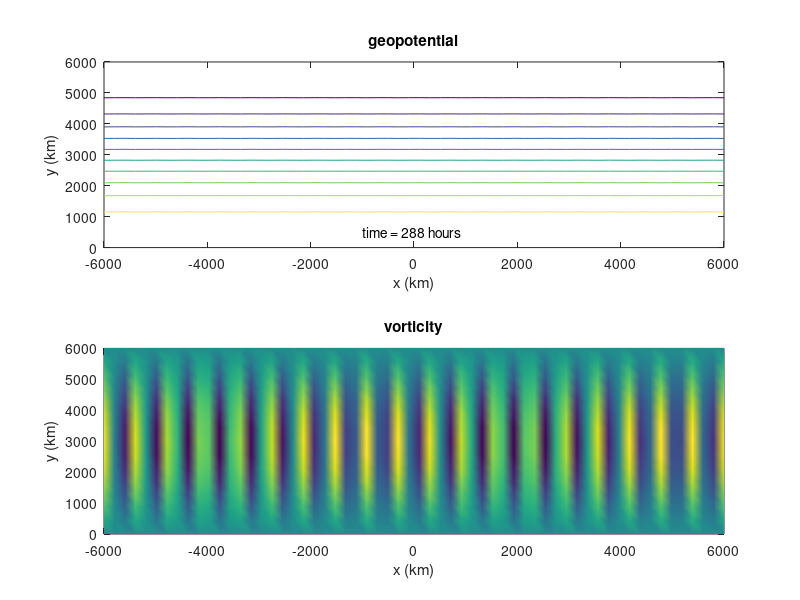

Recreate this plot in MATLAB.
% MATLAB file:  rossby_wave_1.m
% This program illustrates the dependence of phase velocity on 
% zonal wavelength for a single zonal harmonic barotropic Rossby
% wave on a midlatitude beta=plane.
% Contour plot routine gives streamfunction and velocity vector.
% See section 7.7 in Introduction to Dynamic Meteorology.
% This version has y-dependent wave fields  
%  (Distances are in units of km).
close all
clear all
% first define the grid points on which fields are computed:
xx = linspace(-6000,6000,60);       % 60 gridpoints in x   
yy = linspace( 0,6000,15);          % 15 gridpoints in y
[x,y] = meshgrid(xx,yy);            % Sets matrix for grid system in x and y
cor = 2*7.292e-5*sin(pi/4);
beta = 2*7.292e-5*cos(pi/4)/6.37e6; % beta a 45 deg north
vp = 10;                            % perturbation meridional wind
Lx = input('zonal wavelength in km ');    
k = 2*pi/Lx;                        % zonal wavenumber in units of 1/ km
m =  pi/6000;		                % meridional wavenumber in 1/km

U = input('input mean zonal wind in m/s ');

cp = U - beta/(k^2+m^2)*1.e6;       % zonal phase speed m/s  

% Sample geostrophic wind at 500 hPa  in m/s
% NOTE that x and y are in km and k is in km-1 for convenience in graphing
% the factors of 1000 are to convert the expression to m/s.
t = 0;
dt = 6*3600/1000;                   % time scaled to match k in km
for j = 1:48
    psi = cor*(U*1000/m*cos(m*y)+vp*1000/k*sin(k*(x-cp*t)).*sin(m*y));
    zeta = -vp*1000/k*(k^2+m^2)*1.e-6*sin(k*(x-cp*t)).*sin(m*y)-...
        U*m/1000*cos(m*y);
    t = + dt*j;
    set(gca,'NextPlot','replacechildren')
    hold off
    % zeta is contoured  
    str1 = ['time = ' num2str(t/3.6) ' hours'];
    subplot(2,1,1), contour(x,y,psi)
    title('geopotential'), xlabel('x (km)'), ylabel('y (km)')
    text(-1000, 500, str1)
    axis([-6000,6000,0,6000])
    subplot(2,1,2), pcolor(x,y,zeta),title('vorticity')
    xlabel('x (km)'), ylabel('y (km)')
    shading interp
    axis([-6000,6000,0,6000])    %keeps axis same as in top subplot
    H = gcf;
    M(:,j) = getframe(H);
end 
movie(H,M,2)
disp('to replay animation type:   movie(gcf,M)' )
